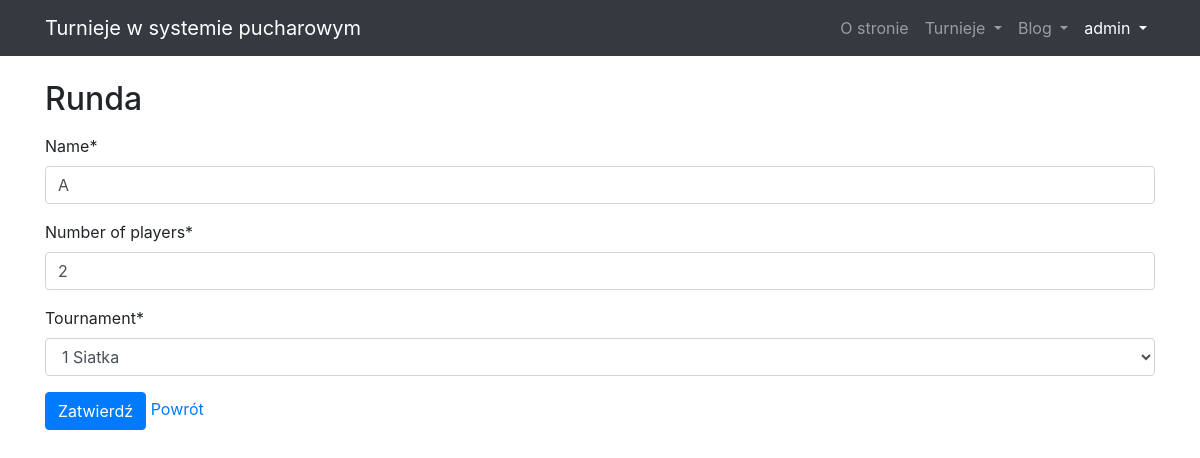
Screenshot of /tournaments/round/1/update (signed in) with the database file from the repository.
### user/models.py (models this page shows)
class User(AbstractUser):
    date_of_birth = models.DateField(default=date.today)

### tournaments_app/models/tournament_model.py (models this page shows, shortened)
class Tournament(models.Model):
    id = models.AutoField(db_index=True, primary_key=True)
    name = models.CharField(max_length=20)
    start_date = models.DateField()
    end_date = models.DateField()
    max_number_of_players = models.IntegerField()
    registered_teams = models.ManyToManyField('tournaments_app.Team')
    def __str__(self):
        return f'{self.id} {self.name}'

### tournaments_app/models/round_model.py (models this page shows, shortened)
class Round(models.Model):
    id = models.AutoField(db_index=True, primary_key=True)
    name = models.CharField(max_length=20)
    number_of_players = models.IntegerField()
    tournament = models.ForeignKey('tournaments_app.Tournament',
                                   on_delete=models.CASCADE)

### tournaments_app/views/round_view.py (the view, shortened to what this page needs)
class UpdateRoundView(LoginRequiredMixin, SuccessMessageMixin, UpdateView):
    model = Round
    fields = ['name', 'number_of_players', 'tournament']
    login_url = reverse_lazy('login')
    success_message = "Entry was created successfully"

### tournaments_app/templates/tournaments_app/round_form.html (shortened to what this page needs)
{% extends "tournaments_app/base.html" %}
{% load crispy_forms_tags %}
{% block content %}
<div>
    <form method="POST">
        <fieldset>
            <h2 class="mt-4 mb-3">Runda</h2>
            {{ form|crispy }}
        </fieldset>
        {% include "tournaments_app/footer.html" %}
    </form>
</div>
{% endblock content %}

### tournaments_app/templates/tournaments_app/base.html (shortened to what this page needs)
{% load static %}
<!DOCTYPE html>
<html>
<head>
    <link rel="stylesheet" href="https://stackpath.bootstrapcdn.com/bootstrap/4.1.3/css/bootstrap.min.css"
>
    <link rel="stylesheet" href="{% static "css/bootstrap.min.css" %}">
    <link rel="stylesheet" href="{% static "css/modern-business.css" %}">
</head>
{% load crispy_forms_tags %}
<body>
    <nav class=" navbar fixed-top navbar-expand-lg navbar-dark bg-dark fixed-top">
        <div class="container">
            <a class="navbar-brand" href="{% url 'blog-home' %}">Turnieje w systemie pucharowym</a>
            <div class="collapse navbar-collapse" id="navbarResponsive">
                <ul class="navbar-nav ml-auto">
                    <li class="nav-item">
                        <a class="nav-link" href="{% url 'blog-about' %}">O stronie</a>
                    </li>
                    <li class="nav-item dropdown">
                        <a class="nav-link dropdown-toggle" href="#" id="navbarDropdownPortfolio" data-toggle="dropdown"
                            aria-haspopup="true" aria-expanded="false">
                            Turnieje
                        </a>
                    </li>
                    <li class="nav-item dropdown">
                        <a class="nav-link dropdown-toggle" href="#" id="navbarDropdownBlog" data-toggle="dropdown"
                            aria-haspopup="true" aria-expanded="false">
                            Blog
                        </a>
                    </li>
                    <li class="nav-item active dropdown">
                        <a class="nav-link dropdown-toggle" href="#" id="navbarDropdownBlog" data-toggle="dropdown"
                            aria-haspopup="true" aria-expanded="false">
                            {% if user.is_authenticated %}
                            {{ user.username }}
                            {% else %}
                            Konto
                            {% endif %}
                        </a>
                    </li>
                </ul>
            </div>
        </div>
    </nav>
    <div class="container">
        {% block content %}
        {% endblock %}
    </div>
</body>
</html>

### tournaments_app/static/css/modern-business.css (style rules this page uses)
body { padding-top: 56px; }

### rows the page displays
User: username "admin"
Tournament: name "A"
Round: number_of_players "2", tournament "1 Siatka"
